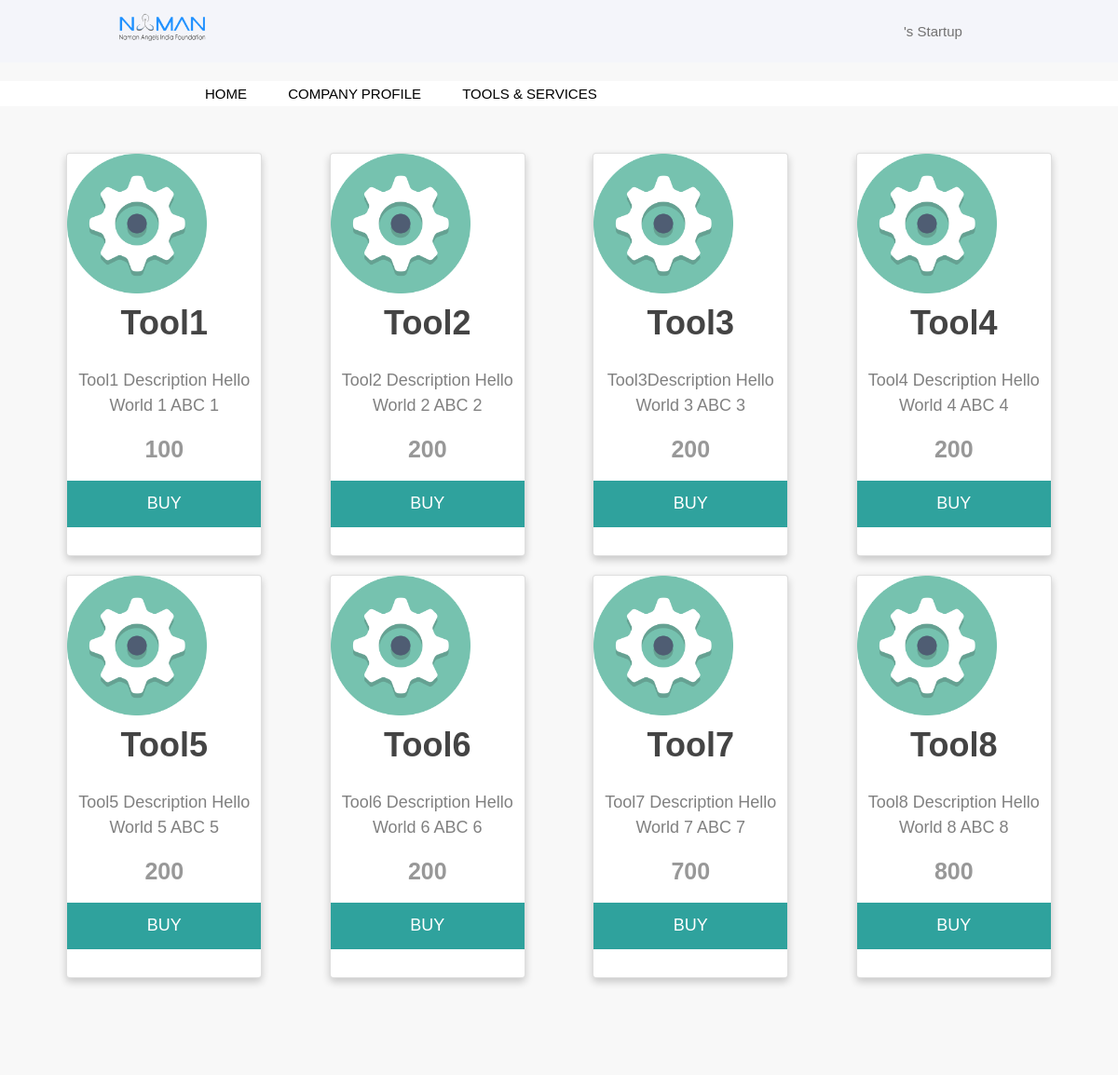
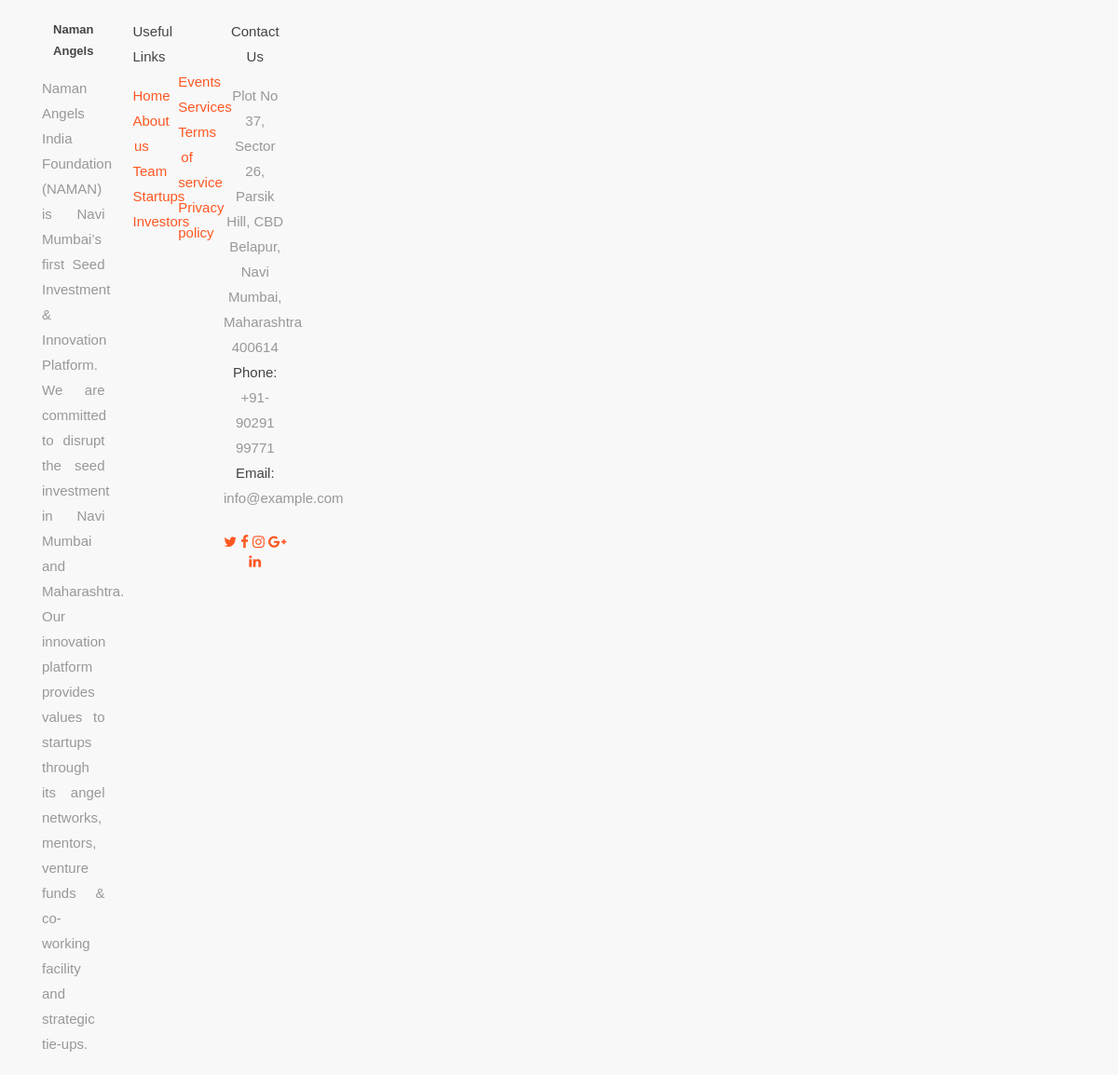
Screenshot of /StartUp/1.OLD/Tools/index.php with the database file from the repository (2 pictures, top to bottom).
### tables this page shows
CREATE TABLE `tools` (
  `ID` int(50) NOT NULL,
  `Name` varchar(200) NOT NULL,
  `Image` varchar(200) NOT NULL DEFAULT 'uploads/tools/tool.png',
  `Cost` varchar(200) NOT NULL,
  `Description` varchar(200) NOT NULL
);

### StartUp/1.OLD/Tools/index.php (the view, shortened to what this page needs)
<?php
	require '../../server.php';
?>
<html>
    <head>
        <link rel="stylesheet" href="https://cdnjs.cloudflare.com/ajax/libs/font-awesome/4.7.0/css/font-awesome.min.css">
        <link rel="stylesheet" href="css/tools.css" type="text/css">
    </head>
    <body>
		<?php require '../include/header/stp_db.php'; ?>
		<?php require '../include/nav/nav.php'; ?>
        <div class="container">
			<?php
			$qu = "SELECT * FROM tools;";
			$results = mysqli_query($db, $qu);
			while($row = mysqli_fetch_array($results)){
					echo '<div class="card">';
					echo '<img src="../../'.$row['Image'].'" alt="John">';
								echo '<h1>'.$row['Name'].'</h1>';
							echo '<p class="title">'.$row['Description'].'</p>';
							echo '<p class="price">'.$row['Cost'].'</p>';
							echo "<a href='#' target='_blank'>
							<button type='submit' name='subinv' class='pricebtn' value='Price' action='index.php'>BUY</button></a>";
					echo '</div>';
			}
			?>
			<br>
			<br>
		</div>
		<?php include '../../include/footer/footer.php'; ?>
    </body>
</html>

### StartUp/1.OLD/Tools/css/tools.css (style rules this page uses)
body { margin: 0px; padding: 0px; }
.container { display: grid; grid-template-columns: 1fr 1fr 1fr 1fr; grid-auto-rows: auto; grid-gap: 20px; text-align: center; margin-left: 150px; margin-right: 150px; margin-top: 50px; }
.pricebtn { border: none; outline: 0; display: inline-block; padding: 8px; color: white; background-color: #2fa29d; text-align: center; cursor: pointer; width: 100%; font-size: 18px; height: 50px; }
.card { box-shadow: 0 4px 8px 0 rgba(0, 0, 0, 0.2); margin: auto; width: 80%; min-height: 250px; text-align: center; font-family: arial; padding-bottom: 30px; }
.card img { width: 150px; height: 150px; }
.title { color: grey; font-size: 18px; }
.price { font-weight:bold; font-size: 25px; }

### css/navbar.css (style rules this page uses)
body { margin: 0px; padding: 0px; }

### StartUp/1. myprofile-uiCookies/HTML/css/style.css (style rules this page uses)
body { font-family : 'Hind', sans-serif; font-size : 15px; line-height : 1.8em; color : #989898; font-weight : 300; background : #f8f8f8; }
h1, h2, h3, h4, h5, h6 { margin : 0 0 15px; color : #444444; }
h1 { font-size : 36px; line-height : 1.8em; font-weight : 700; }
a { color : #ff5722; text-decoration : none; -webkit-transition : all 0.3s ease 0s; -moz-transition : all 0.3s ease 0s; -o-transition : all 0.3s ease 0s; transition : all 0.3s ease 0s; }
a, a:active, a:focus, a:active { text-decoration : none; outline : none }
p { margin-bottom : 20px; }

### include/footer/footer.php (style rules this page uses)
body { padding:0px; }

### rows the page displays
tools: Image (picture), Name "Tool1", Description "Tool1 Description Hello World 1 ABC 1", Cost "100"
tools: Image (picture), Name "Tool2", Description "Tool2 Description Hello World 2 ABC 2", Cost "200"
tools: Image (picture), Name "Tool3", Description "Tool3Description Hello World 3 ABC 3", Cost "200"
tools: Image (picture), Name "Tool4", Description "Tool4 Description Hello World 4 ABC 4", Cost "200"
tools: Image (picture), Name "Tool5", Description "Tool5 Description Hello World 5 ABC 5", Cost "200"
tools: Image (picture), Name "Tool6", Description "Tool6 Description Hello World 6 ABC 6", Cost "200"
tools: Image (picture), Name "Tool7", Description "Tool7 Description Hello World 7 ABC 7", Cost "700"
tools: Image (picture), Name "Tool8", Description "Tool8 Description Hello World 8 ABC 8", Cost "800"
